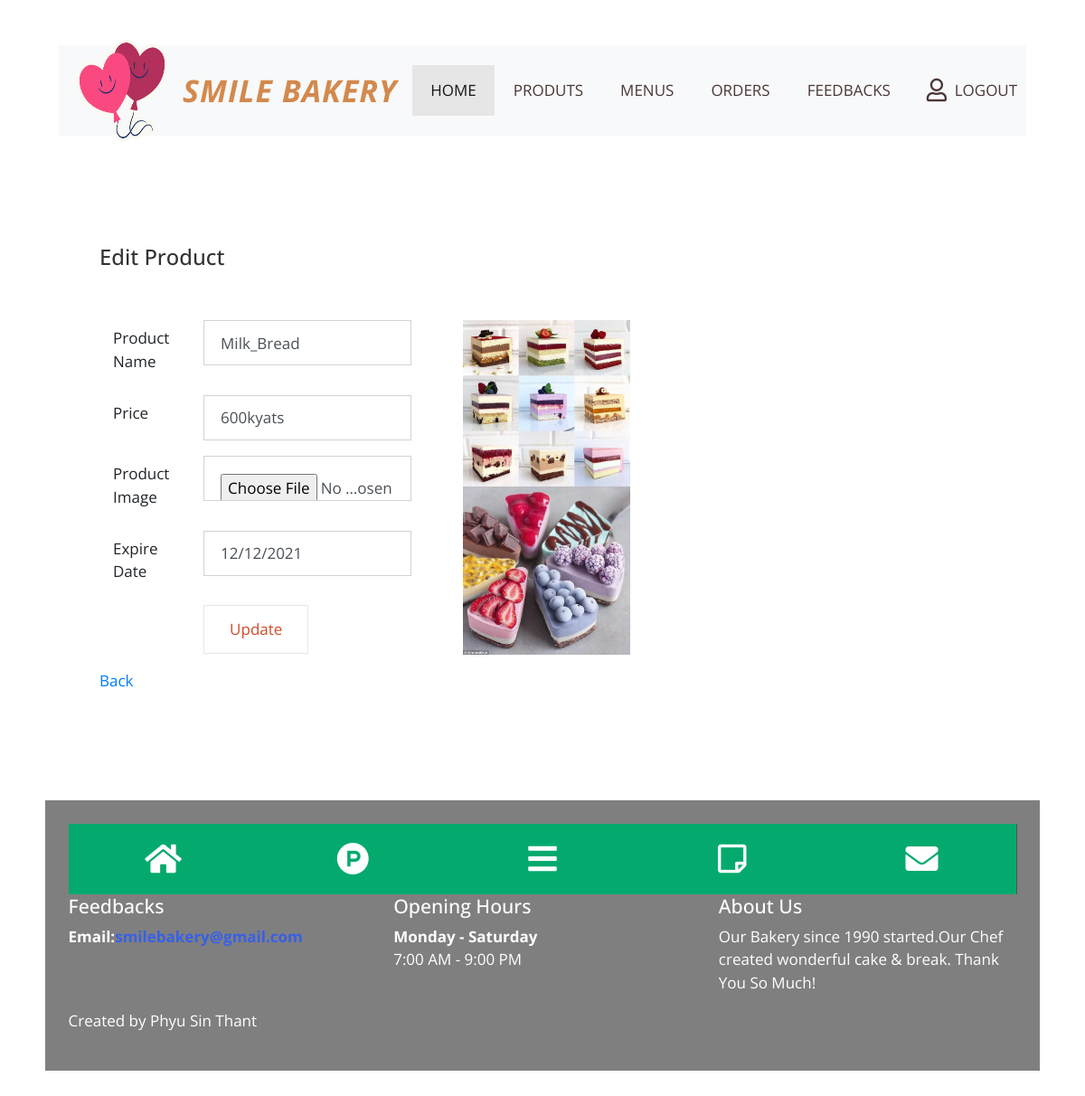
The page /admin/edit-product.php?id=1 on the database its author committed.
### tables this page shows
CREATE TABLE IF NOT EXISTS `products` (
  `p_id` int(100) NOT NULL AUTO_INCREMENT,
  `p_name` varchar(100) NOT NULL,
  `price` varchar(20) NOT NULL,
  `p_img` varchar(20) NOT NULL,
  `p_menus` varchar(20) NOT NULL,
  `exp_date` varchar(20) NOT NULL,
  `desc` varchar(20) NOT NULL,
  PRIMARY KEY (`p_id`)
);

### admin/edit-product.php (the view, shortened to what this page needs)
<!DOCTYPE html>
<html lang="en">
<head>
    <link rel="stylesheet" href="css/fontawesome.min.css">
    <link rel="stylesheet" href="jquery-ui-datepicker/jquery-ui.min.css" type="text/css" />
    <link rel="stylesheet" href="css/bootstrap.min.css">
    <link rel="stylesheet" href="css/tooplate.css">
	<?php
    	$id=$_GET['id'];
    	$query=mysql_query("select * from products where p_id='$id'");
    	$row=mysql_fetch_array($query);
    ?>
</head>
<body id="reportsPage">
    <div class="" id="home">
        <div class="container">
            <div class="row">
                <div class="col-12">
                    <nav class="navbar navbar-expand-xl navbar-light bg-light">
                        <a class="navbar-brand" href="#">
                        <img  src="img/balloons.jpg" width="100" height="130">
                            <h1 class="tm-site-title mb-0"color="orange">SMILE BAKERY</h1>
                        </a>
                        <div class="collapse navbar-collapse" id="navbarSupportedContent">
                            <ul class="navbar-nav mx-auto">
                                <li class="nav-item">
                                    <a class="nav-link active" href="home.php">HOME
                                    </a>
                                </li>
                                 <li class="nav-item">
                                    <a class="nav-link" href="products.php">PRODUTS</a>
                                </li>
								<li class="nav-item">
                                    <a class="nav-link" href="menu.php">MENUS</a>
                                </li>
                                <li class="nav-item">
                                    <a class="nav-link" href="view_orders.php">ORDERS</a>
                                </li>
                                <li class="nav-item">
                                    <a class="nav-link" href="feedbacks.php">FEEDBACKS</a>
                                </li>
                            </ul>
                            <ul class="navbar-nav">
                                <li class="nav-item">
                                    <a class="nav-link d-flex" href="log
									out.php">
                                        <i class="far fa-user mr-2 tm-logout-icon"></i>
                                        <span>LOGOUT</span>
                                    </a>
                                </li>
                            </ul>
                        </div>
                    </nav>
                </div>
            </div>
        <div class="row tm-mt-big">
            <div class="col-xl-8 col-lg-10 col-md-12 col-sm-12">
                <div class="bg-white tm-block">
                    <div class="row">
                        <div class="col-12">
                            <h2 class="tm-block-title d-inline-block">Edit Product</h2>
                        </div>
                    </div>
                    <div class="row mt-4 tm-edit-product-row">
                        <div class="col-xl-7 col-lg-7 col-md-12">
                            <form  method="POST" action="update.php?id=<?php echo $id; ?>" class="tm-edit-product-form">
                                <div class="input-group mb-3">
                                    <label  for="name" class="col-xl-4 col-lg-4 col-md-4 col-sm-5 col-form-label">Product
                                        Name
                                    </label>
                                    <input  id="p_name" type="text" value="<?php echo $row['p_name']; ?>" name="p_name"  class="form-control validate col-xl-9 col-lg-8 col-md-8 col-sm-7">
                                </div>
								<div class="input-group mb-3">
                                    <label for="price" class="col-xl-4 col-lg-4 col-md-4 col-sm-5 col-form-label">Price</label>
                                    <input value="<?php echo $row['price']; ?>" name="price"  id="price"  type="text" class="form-control validate col-xl-9 col-lg-8 col-md-7 col-sm-7">
                                </div>
								<div class="input-group mb-3">
                                    <label for="name" name="p_img" class="col-xl-4 col-lg-4 col-md-4 col-sm-5 col-form-label">Product
                                        Image
                                    </label>
									<input id="name" name="p_img" type="file"   class="form-control validate col-xl-9 col-lg-8 col-md-8 col-sm-7">
									</div>
								<div class="input-group mb-3">
                                    <label for="expire_date" class="col-xl-4 col-lg-4 col-md-4 col-sm-5 col-form-label">Expire
                                        Date
                                    </label>
                                    <input  value="<?php echo $row['exp_date']; ?>" name="date"  id="exp_date" type="text" class="form-control validate col-xl-9 col-lg-8 col-md-8 col-sm-7" data-large-mode="true">
                                </div>
                                <div class="input-group mb-3">
                                    <div class="ml-auto col-xl-8 col-lg-8 col-md-8 col-sm-7 pl-0">
                                        <button type="submit" name="submit"  class="btn btn-primary">Update
                                        </button>
                                    </div>
                                </div>
								<a href="products.php">Back</a>
                            </form>
                        </div>
                        <div class="col-xl-4 col-lg-4 col-md-12 mx-auto mb-4">
                            <img src="image/edit-cakes.jpg" alt="Profile Image" class="img-fluid mx-auto d-block">
                            <img src="image/edit-cake1.jpg" alt="Profile Image" class="img-fluid mx-auto d-block">
                        </div>
                    </div>
                </div>
            </div>
        </div>
        <footer class="row tm-mt-big">
            <div class="d-inline-block tm-bg-black text-white py-4 px-4">
                <div class="icon-bar">
                <a class="active" href="home.php"><i class="fa fa-home"></i></a>
                <a  class="active" href="products.php"><i class="fab fa-product-hunt"></i></a>
                <a  class="active" href="menu.php"><i class="fas fa-bars"></i></a>
                <a  class="active" href="todo.php"><i class="far fa-sticky-note"></i></a>
                <a class="active" href="feedbacks.php"><i class="fa fa-envelope"></i></a>
            </div>
                <div class="row">
                    <div class="wow fadeInUp col-md-4 col-sm-4" data-wow-delay="1.3s">
                    <h5>Feedbacks </h5>
                    <b>Email:<a style="color:#3760e8;">smilebakery@gmail.com</a></b>
                    </div>
                    <div class="wow fadeInUp col-md-4 col-sm-4" data-wow-delay="1.9s">
                    <h5>Opening Hours</h5>
                    <strong>Monday - Saturday</strong>
                    <p>7:00 AM - 9:00 PM</p>
                    </div>
                    <div class="wow fadeInUp col-md-4 col-sm-4" data-wow-delay="1.6s">
                        <h5>About Us</h5>
                        <p>Our Bakery since 1990 started.Our Chef created wonderful cake & break.
                        Thank You So Much!</p>
                    </div>
                    </div>
                    <p>Created by Phyu Sin Thant</p>
                </div>
        </footer>
    </div>
</body>
</html>

### admin/css/tooplate.css (style rules this page uses)
html { font-size: 17px; }
body { font-family: "Open Sans", Helvetica, Arial, sans-serif; overflow-x: hidden; }
body { background-image: url(../img/dash-bg-01.jpg); background-size: cover; background-repeat: no-repeat; background-position: center; background-attachment: fixed; padding-left: 50px; padding-right: 50px; }
a { transition: all 0.3s ease; }
.navbar-brand { display: flex; align-items: center; }
.tm-site-title { display: inline-block; text-transform: uppercase; font-size: 2rem; font-weight:bold; font-style:italic; margin-left: 1rem; color: #d3894d; letter-spacing: 1px; }
.navbar { height: 100px; padding-left: 20px; padding-right: 20px; margin-top: 50px; }
.tm-logout-icon { font-size: 1.5em; }
.tm-bg-black { background-color: rgba(0, 0, 0, 0.5); }
.tm-mt-big { margin-top: 70px; }
.tm-block { padding: 50px 45px; }
.tm-block-title { font-size: 1.4rem; color: #333; margin-bottom: 30px; }
.navbar-light .navbar-nav .nav-link { color: #4b3737; }
.navbar-light .navbar-nav .nav-link, .dropdown-item { padding: 15px 20px; }
.navbar-light .navbar-nav .active > .nav-link, .navbar-light .navbar-nav .nav-link.active, .navbar-light .navbar-nav .nav-link.show, .navbar-light .navbar-nav .show > .nav-link, .navbar-light .navbar-nav a:hover { background-color: #e6e6e6; }
.nav-item { margin-right: 30px; }
.nav-item:last-child { margin-right: 0; }
.form-control { margin-bottom: 23px; padding: 19px 18px; border-radius: 0; height: 50px; }
label { margin-bottom: 18px; }
.btn { border-radius: 0; padding: 13px 28px; transition: all 0.2s ease; max-width: 100%; }
.btn-primary { background-color: transparent; color: rgb(207, 76, 43); border-color: #c9b2b259; }
footer { margin-bottom:29px; }
@media (min-width: 1200px) { .container { max-width: 1630px; } }
@media (max-width: 1275px) and (min-width: 1200px) { .nav-item { margin-right: 15px; } }
@media (max-width: 1350px) { .nav-item { margin-right: 1px; } }
body { margin:0; }
.icon-bar { width: 100%; background-color: #555; overflow: auto; }
.icon-bar a { float: left; width: 20%; text-align: center; padding: 12px 0; transition: all 0.3s ease; color: white; font-size: 36px; }
.active { background-color: #04AA6D; }

### rows shown on the page
products: p_name "Milk_Bread", price "600kyats", date "12/12/2021"
